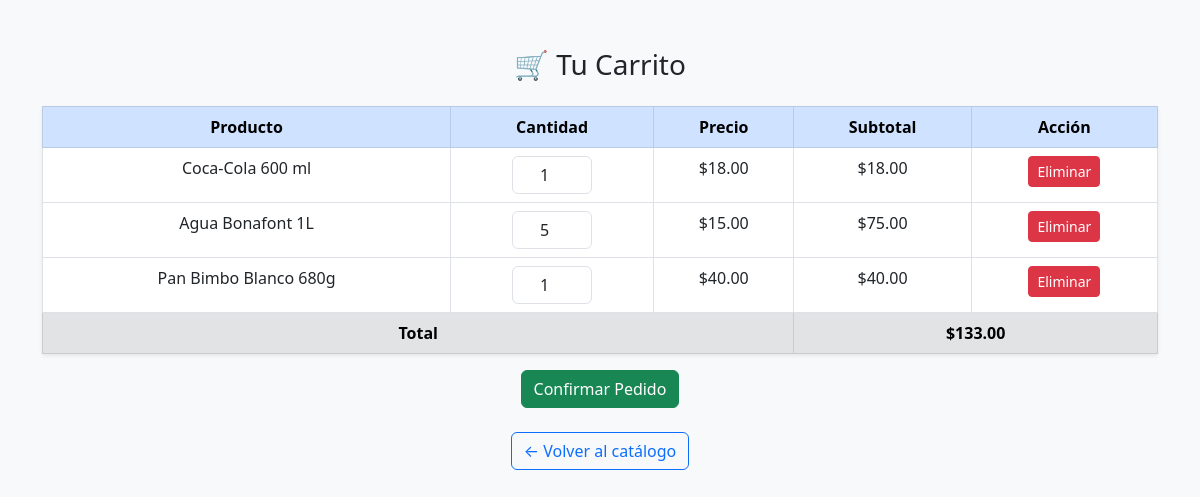
The page /ver_carrito.php (signed in) on the database its author committed.
### tables this page shows
CREATE TABLE `carrito` (
  `id_usuario` int(11) NOT NULL,
  `id_producto` int(11) NOT NULL,
  `cantidad` int(11) NOT NULL
);

CREATE TABLE `producto` (
  `id_producto` int(11) NOT NULL,
  `nombre` varchar(100) NOT NULL,
  `descripcion` text DEFAULT NULL,
  `precio` decimal(10,2) NOT NULL,
  `stock` int(11) NOT NULL
);

### ver_carrito.php (the view, shortened to what this page needs)
<?php
include 'conexion.php';
$id_usuario = $_SESSION['id_usuario'];
?>
<!DOCTYPE html>
<html lang="es">
<head>
    <link href="https://cdn.jsdelivr.net/npm/bootstrap@5.3.0/dist/css/bootstrap.min.css" rel="stylesheet">
</head>
<body class="bg-light">
<div class="container mt-5">
    <h3 class="text-center mb-4">🛒 Tu Carrito</h3>
    <?php
    $consulta = mysqli_query($conexion,
        "SELECT c.id_producto, p.nombre, p.precio, c.cantidad, p.stock
         FROM carrito c
         JOIN producto p ON c.id_producto = p.id_producto
         WHERE c.id_usuario = $id_usuario");
    if (mysqli_num_rows($consulta) > 0): ?>
        <table class="table table-bordered text-center bg-white shadow-sm">
            <thead class="table-primary">
                <tr>
                    <th>Producto</th>
                    <th>Cantidad</th>
                    <th>Precio</th>
                    <th>Subtotal</th>
                    <th>Acción</th>
                </tr>
            </thead>
            <tbody>
                <?php
                $total = 0;
                while ($item = mysqli_fetch_assoc($consulta)) {
                    $subtotal = $item['precio'] * $item['cantidad'];
                    $total += $subtotal;
                ?>
                    <tr>
                        <td><?= $item['nombre'] ?></td>
                        <td>
                            <form method="post" action="actualizar_carrito.php">
                                <input
                                    type="number"
                                    name="cantidad"
                                    value="<?= $item['cantidad'] ?>"
                                    min="0"
                                    max="<?= $item['stock'] ?>"
                                    class="form-control text-center"
                                    style="width: 80px; margin: auto;"
                                    onchange="this.form.submit()"
                                >
                            </form>
                        </td>
                        <td>$<?= number_format($item['precio'], 2) ?></td>
                        <td>$<?= number_format($subtotal, 2) ?></td>
                        <td>
                            <form method="post" action="eliminar_del_carrito.php">
                                <button type="submit" class="btn btn-sm btn-danger">Eliminar</button>
                            </form>
                        </td>
                    </tr>
                <?php } ?>
                <tr class="table-secondary fw-bold">
                    <td colspan="3">Total</td>
                    <td colspan="2">$<?= number_format($total, 2) ?></td>
                </tr>
            </tbody>
        </table>
        <div class="text-center mt-3">
            <a href="confirmacion.php" class="btn btn-success">Confirmar Pedido</a>
        </div>
    <?php else: ?>
        <div class="alert alert-info text-center">Tu carrito está vacío.</div>
    <?php endif; ?>
    <div class="text-center mt-4">
        <a href="cliente.php" class="btn btn-outline-primary">← Volver al catálogo</a>
    </div>
</div>
</body>
</html>

### rows shown on the page
carrito: id_producto.nombre "Coca-Cola 600 ml", cantidad "1", id_producto.precio "18.00"
carrito: id_producto.nombre "Agua Bonafont 1L", cantidad "5", id_producto.precio "15.00", subtotal "75.00"
carrito: id_producto.nombre "Pan Bimbo Blanco 680g", cantidad "1", id_producto.precio "40.00"

### other values the page prints
$total "133.00"
